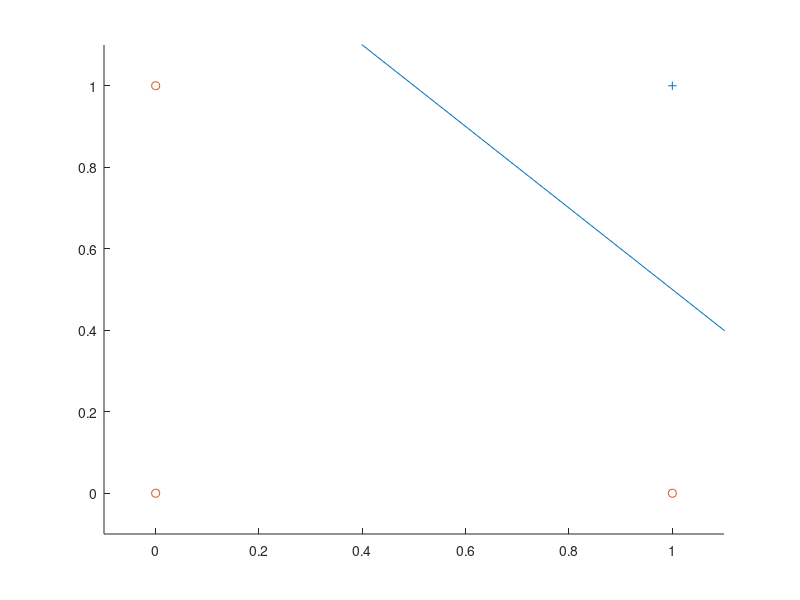
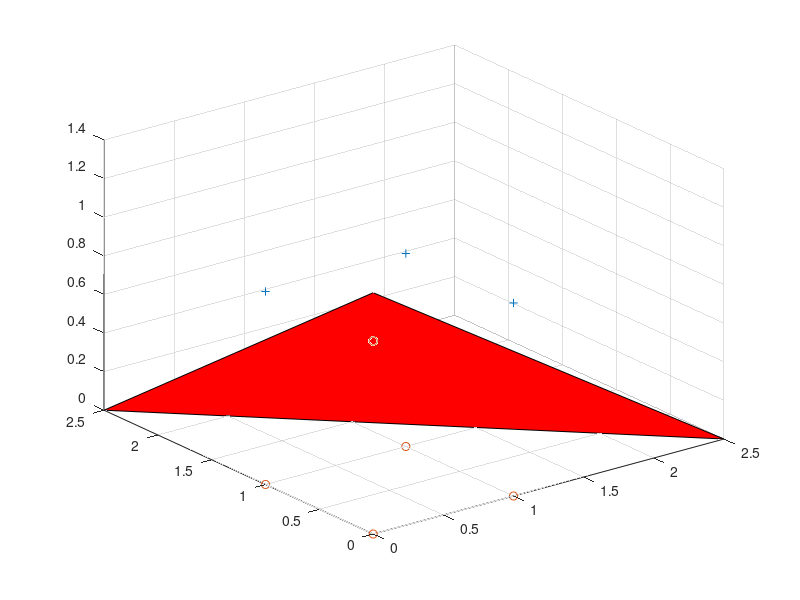

The MATLAB source for these figures, in order: (Note: this script raises an error after producing the figures.)
x1 = [ 1 1 0 0 1 1 0 0 ];
x2 = [ 1 0 1 0 1 0 1 0 ];
x3 = [ 1 1 1 1 0 0 0 0 ];

figure
scatter(x1(1),x2(1),'+')
hold on
scatter(x1(2:4),x2(2:4),'o')
plot([1.5 0],[0 1.5])
axis ([-.1 1.1 -.1 1.1])

figure
scatter3(x1(1:3),x2(1:3),x3(1:3),'+')
hold on
scatter3(x1(4:8),x2(4:8),x3(4:8),'o')
fill3([0 0 2.5],[0 2.5 0],[1.25 0 0],'r')
alpha(0.3)
axis([-.1 1.1 -.1 1.1 -.1 1.1])